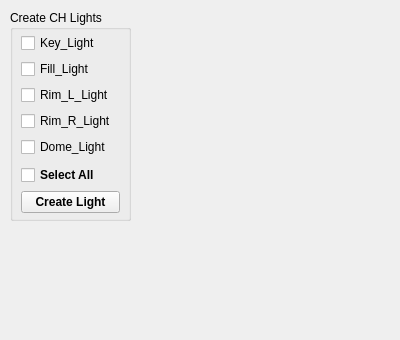
<?xml version="1.0" encoding="UTF-8"?>
<ui version="4.0">
 <class>Form</class>
 <widget class="QWidget" name="Form">
  <property name="geometry">
   <rect>
    <x>0</x>
    <y>0</y>
    <width>400</width>
    <height>340</height>
   </rect>
  </property>
  <property name="windowTitle">
   <string>Form</string>
  </property>
  <widget class="QGroupBox" name="Create_CH_Lights_groupBox">
   <property name="geometry">
    <rect>
     <x>10</x>
     <y>10</y>
     <width>121</width>
     <height>211</height>
    </rect>
   </property>
   <property name="title">
    <string>Create CH Lights</string>
   </property>
   <widget class="QWidget" name="">
    <property name="geometry">
     <rect>
      <x>11</x>
      <y>21</y>
      <width>99</width>
      <height>186</height>
     </rect>
    </property>
    <layout class="QVBoxLayout" name="verticalLayout_3">
     <item>
      <layout class="QVBoxLayout" name="verticalLayout">
       <item>
        <widget class="QCheckBox" name="Key_Light_checkBox">
         <property name="text">
          <string>Key_Light</string>
         </property>
        </widget>
       </item>
       <item>
        <widget class="QCheckBox" name="Fill_Light_checkBox">
         <property name="text">
          <string>Fill_Light</string>
         </property>
        </widget>
       </item>
       <item>
        <widget class="QCheckBox" name="Rim_L_Light_checkBox">
         <property name="text">
          <string>Rim_L_Light</string>
         </property>
        </widget>
       </item>
       <item>
        <widget class="QCheckBox" name="Rim_R_Light_checkBox">
         <property name="text">
          <string>Rim_R_Light</string>
         </property>
        </widget>
       </item>
       <item>
        <widget class="QCheckBox" name="Dome_Light_checkBox">
         <property name="text">
          <string>Dome_Light</string>
         </property>
        </widget>
       </item>
      </layout>
     </item>
     <item>
      <layout class="QVBoxLayout" name="verticalLayout_2">
       <item>
        <widget class="QCheckBox" name="Select_All_checkBox">
         <property name="font">
          <font>
           <bold>true</bold>
          </font>
         </property>
         <property name="text">
          <string>Select All</string>
         </property>
        </widget>
       </item>
       <item>
        <widget class="QPushButton" name="Create_Light_pushButton">
         <property name="font">
          <font>
           <bold>true</bold>
          </font>
         </property>
         <property name="text">
          <string>Create Light</string>
         </property>
        </widget>
       </item>
      </layout>
     </item>
    </layout>
   </widget>
  </widget>
 </widget>
 <resources/>
 <connections/>
</ui>
